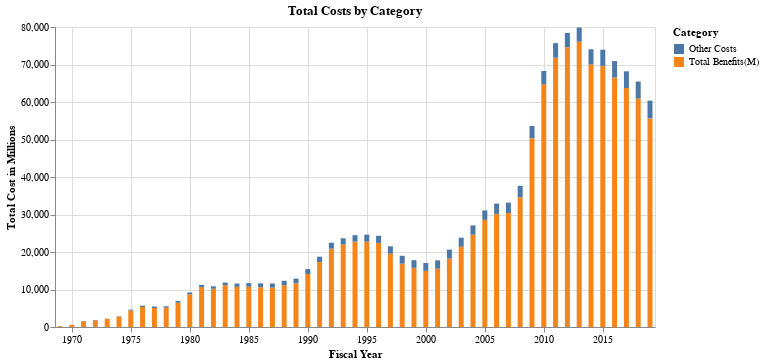

Source (notebook cell):
### Code cell
alt.Chart(df2_snap).mark_bar().encode(
    x = 'Fiscal Year',
    y = alt.Y('sum(value)', title = 'Total Cost in Millions'),
    color = 'Category',
    tooltip = ['Fiscal Year', 'sum(value)']
).properties(
    title = 'Total Costs by Category',
    width = 600
)

### Figure 1 — Vega-Lite specification as saved in the notebook (floating-point values rounded to 4 significant figures)
{"config": {"view": {"continuousWidth": 300, "continuousHeight": 300}}, "data": {"name": "data-f505491984afdd2e9b8acbce7c08985d"}, "mark": {"type": "bar"}, "encoding": {"color": {"field": "Category", "type": "nominal"}, "tooltip": [{"field": "Fiscal Year", "type": "temporal"}, {"aggregate": "sum", "field": "value", "type": "quantitative"}], "x": {"field": "Fiscal Year", "type": "temporal"}, "y": {"aggregate": "sum", "field": "value", "title": "Total Cost in Millions", "type": "quantitative"}}, "title": "Total Costs by Category", "width": 600, "$schema": "https://vega.github.io/schema/vega-lite/v5.16.3.json", "datasets": {"data-f505491984afdd2e9b8acbce7c08985d": [{"Fiscal Year": "1969-01-01T00:00:00", "Category": "Total Benefits(M)", "value": 228.8}, {"Fiscal Year": "1970-01-01T00:00:00", "Category": "Total Benefits(M)", "value": 549.7}, {"Fiscal Year": "1971-01-01T00:00:00", "Category": "Total Benefits(M)", "value": 1523.0}, {"Fiscal Year": "1972-01-01T00:00:00", "Category": "Total Benefits(M)", "value": 1797.0}, {"Fiscal Year": "1973-01-01T00:00:00", "Category": "Total Benefits(M)", "value": 2131.0}, {"Fiscal Year": "1974-01-01T00:00:00", "Category": "Total Benefits(M)", "value": 2718.0}, {"Fiscal Year": "1975-01-01T00:00:00", "Category": "Total Benefits(M)", "value": 4386.0}, {"Fiscal Year": "1976-01-01T00:00:00", "Category": "Total Benefits(M)", "value": 5326.0}, {"Fiscal Year": "1977-01-01T00:00:00", "Category": "Total Benefits(M)", "value": 5067.0}, {"Fiscal Year": "1978-01-01T00:00:00", "Category": "Total Benefits(M)", "value": 5139.0}, {"Fiscal Year": "1979-01-01T00:00:00", "Category": "Total Benefits(M)", "value": 6480.0}, {"Fiscal Year": "1980-01-01T00:00:00", "Category": "Total Benefits(M)", "value": 8721.0}, {"Fiscal Year": "1981-01-01T00:00:00", "Category": "Total Benefits(M)", "value": 10630.0}, {"Fiscal Year": "1982-01-01T00:00:00", "Category": "Total Benefits(M)", "value": 10210.0}, {"Fiscal Year": "1983-01-01T00:00:00", "Category": "Total Benefits(M)", "value": 11150.0}, {"Fiscal Year": "1984-01-01T00:00:00", "Category": "Total Benefits(M)", "value": 10700.0}, {"Fiscal Year": "1985-01-01T00:00:00", "Category": "Total Benefits(M)", "value": 10740.0}, {"Fiscal Year": "1986-01-01T00:00:00", "Category": "Total Benefits(M)", "value": 10610.0}, {"Fiscal Year": "1987-01-01T00:00:00", "Category": "Total Benefits(M)", "value": 10500.0}, {"Fiscal Year": "1988-01-01T00:00:00", "Category": "Total Benefits(M)", "value": 11150.0}, {"Fiscal Year": "1989-01-01T00:00:00", "Category": "Total Benefits(M)", "value": 11670.0}, {"Fiscal Year": "1990-01-01T00:00:00", "Category": "Total Benefits(M)", "value": 14140.0}, {"Fiscal Year": "1991-01-01T00:00:00", "Category": "Total Benefits(M)", "value": 17320.0}, {"Fiscal Year": "1992-01-01T00:00:00", "Category": "Total Benefits(M)", "value": 20910.0}, {"Fiscal Year": "1993-01-01T00:00:00", "Category": "Total Benefits(M)", "value": 22010.0}, {"Fiscal Year": "1994-01-01T00:00:00", "Category": "Total Benefits(M)", "value": 22750.0}, {"Fiscal Year": "1995-01-01T00:00:00", "Category": "Total Benefits(M)", "value": 22760.0}, {"Fiscal Year": "1996-01-01T00:00:00", "Category": "Total Benefits(M)", "value": 22440.0}, {"Fiscal Year": "1997-01-01T00:00:00", "Category": "Total Benefits(M)", "value": 19550.0}, {"Fiscal Year": "1998-01-01T00:00:00", "Category": "Total Benefits(M)", "value": 16890.0}, {"Fiscal Year": "1999-01-01T00:00:00", "Category": "Total Benefits(M)", "value": 15770.0}, {"Fiscal Year": "2000-01-01T00:00:00", "Category": "Total Benefits(M)", "value": 14980.0}, {"Fiscal Year": "2001-01-01T00:00:00", "Category": "Total Benefits(M)", "value": 15550.0}, {"Fiscal Year": "2002-01-01T00:00:00", "Category": "Total Benefits(M)", "value": 18260.0}, {"Fiscal Year": "2003-01-01T00:00:00", "Category": "Total Benefits(M)", "value": 21400.0}, {"Fiscal Year": "2004-01-01T00:00:00", "Category": "Total Benefits(M)", "value": 24620.0}, {"Fiscal Year": "2005-01-01T00:00:00", "Category": "Total Benefits(M)", "value": 28570.0}, {"Fiscal Year": "2006-01-01T00:00:00", "Category": "Total Benefits(M)", "value": 30190.0}, {"Fiscal Year": "2007-01-01T00:00:00", "Category": "Total Benefits(M)", "value": 30370.0}, {"Fiscal Year": "2008-01-01T00:00:00", "Category": "Total Benefits(M)", "value": 34610.0}, {"Fiscal Year": "2009-01-01T00:00:00", "Category": "Total Benefits(M)", "value": 50360.0}, {"Fiscal Year": "2010-01-01T00:00:00", "Category": "Total Benefits(M)", "value": 64700.0}, {"Fiscal Year": "2011-01-01T00:00:00", "Category": "Total Benefits(M)", "value": 71810.0}, {"Fiscal Year": "2012-01-01T00:00:00", "Category": "Total Benefits(M)", "value": 74620.0}, {"Fiscal Year": "2013-01-01T00:00:00", "Category": "Total Benefits(M)", "value": 76070.0}, {"Fiscal Year": "2014-01-01T00:00:00", "Category": "Total Benefits(M)", "value": 70000.0}, {"Fiscal Year": "2015-01-01T00:00:00", "Category": "Total Benefits(M)", "value": 69650.0}, {"Fiscal Year": "2016-01-01T00:00:00", "Category": "Total Benefits(M)", "value": 66540.0}, {"Fiscal Year": "2017-01-01T00:00:00", "Category": "Total Benefits(M)", "value": 63710.0}, {"Fiscal Year": "2018-01-01T00:00:00", "Category": "Total Benefits(M)", "value": 60920.0}, {"Fiscal Year": "2019-01-01T00:00:00", "Category": "Total Benefits(M)", "value": 55620.0}, {"Fiscal Year": "1969-01-01T00:00:00", "Category": "Other Costs", "value": 21.7}, {"Fiscal Year": "1970-01-01T00:00:00", "Category": "Other Costs", "value": 27.2}, {"Fiscal Year": "1971-01-01T00:00:00", "Category": "Other Costs", "value": 53.2}, {"Fiscal Year": "1972-01-01T00:00:00", "Category": "Other Costs", "value": 69.4}, {"Fiscal Year": "1973-01-01T00:00:00", "Category": "Other Costs", "value": 76.0}, {"Fiscal Year": "1974-01-01T00:00:00", "Category": "Other Costs", "value": 119.2}, {"Fiscal Year": "1975-01-01T00:00:00", "Category": "Other Costs", "value": 233.2}, {"Fiscal Year": "1976-01-01T00:00:00", "Category": "Other Costs", "value": 359.0}, {"Fiscal Year": "1977-01-01T00:00:00", "Category": "Other Costs", "value": 394.0}, {"Fiscal Year": "1978-01-01T00:00:00", "Category": "Other Costs", "value": 380.5}, {"Fiscal Year": "1979-01-01T00:00:00", "Category": "Other Costs", "value": 459.6}, {"Fiscal Year": "1980-01-01T00:00:00", "Category": "Other Costs", "value": 485.6}, {"Fiscal Year": "1981-01-01T00:00:00", "Category": "Other Costs", "value": 595.4}, {"Fiscal Year": "1982-01-01T00:00:00", "Category": "Other Costs", "value": 628.4}, {"Fiscal Year": "1983-01-01T00:00:00", "Category": "Other Costs", "value": 694.8}, {"Fiscal Year": "1984-01-01T00:00:00", "Category": "Other Costs", "value": 882.6}, {"Fiscal Year": "1985-01-01T00:00:00", "Category": "Other Costs", "value": 959.6}, {"Fiscal Year": "1986-01-01T00:00:00", "Category": "Other Costs", "value": 1033.0}, {"Fiscal Year": "1987-01-01T00:00:00", "Category": "Other Costs", "value": 1104.0}, {"Fiscal Year": "1988-01-01T00:00:00", "Category": "Other Costs", "value": 1168.0}, {"Fiscal Year": "1989-01-01T00:00:00", "Category": "Other Costs", "value": 1232.0}, {"Fiscal Year": "1990-01-01T00:00:00", "Category": "Other Costs", "value": 1304.0}, {"Fiscal Year": "1991-01-01T00:00:00", "Category": "Other Costs", "value": 1432.0}, {"Fiscal Year": "1992-01-01T00:00:00", "Category": "Other Costs", "value": 1557.0}, {"Fiscal Year": "1993-01-01T00:00:00", "Category": "Other Costs", "value": 1647.0}, {"Fiscal Year": "1994-01-01T00:00:00", "Category": "Other Costs", "value": 1745.0}, {"Fiscal Year": "1995-01-01T00:00:00", "Category": "Other Costs", "value": 1856.0}, {"Fiscal Year": "1996-01-01T00:00:00", "Category": "Other Costs", "value": 1891.0}, {"Fiscal Year": "1997-01-01T00:00:00", "Category": "Other Costs", "value": 1959.0}, {"Fiscal Year": "1998-01-01T00:00:00", "Category": "Other Costs", "value": 2098.0}, {"Fiscal Year": "1999-01-01T00:00:00", "Category": "Other Costs", "value": 2052.0}, {"Fiscal Year": "2000-01-01T00:00:00", "Category": "Other Costs", "value": 2071.0}, {"Fiscal Year": "2001-01-01T00:00:00", "Category": "Other Costs", "value": 2242.0}, {"Fiscal Year": "2002-01-01T00:00:00", "Category": "Other Costs", "value": 2381.0}, {"Fiscal Year": "2003-01-01T00:00:00", "Category": "Other Costs", "value": 2412.0}, {"Fiscal Year": "2004-01-01T00:00:00", "Category": "Other Costs", "value": 2480.0}, {"Fiscal Year": "2005-01-01T00:00:00", "Category": "Other Costs", "value": 2504.0}, {"Fiscal Year": "2006-01-01T00:00:00", "Category": "Other Costs", "value": 2716.0}, {"Fiscal Year": "2007-01-01T00:00:00", "Category": "Other Costs", "value": 2800.0}, {"Fiscal Year": "2008-01-01T00:00:00", "Category": "Other Costs", "value": 3031.0}, {"Fiscal Year": "2009-01-01T00:00:00", "Category": "Other Costs", "value": 3260.0}, {"Fiscal Year": "2010-01-01T00:00:00", "Category": "Other Costs", "value": 3581.0}, {"Fiscal Year": "2011-01-01T00:00:00", "Category": "Other Costs", "value": 3876.0}, {"Fiscal Year": "2012-01-01T00:00:00", "Category": "Other Costs", "value": 3792.0}, {"Fiscal Year": "2013-01-01T00:00:00", "Category": "Other Costs", "value": 3793.0}, {"Fiscal Year": "2014-01-01T00:00:00", "Category": "Other Costs", "value": 4061.0}, {"Fiscal Year": "2015-01-01T00:00:00", "Category": "Other Costs", "value": 4301.0}, {"Fiscal Year": "2016-01-01T00:00:00", "Category": "Other Costs", "value": 4374.0}, {"Fiscal Year": "2017-01-01T00:00:00", "Category": "Other Costs", "value": 4464.0}, {"Fiscal Year": "2018-01-01T00:00:00", "Category": "Other Costs", "value": 4530.0}, {"Fiscal Year": "2019-01-01T00:00:00", "Category": "Other Costs", "value": 4744.0}]}}
